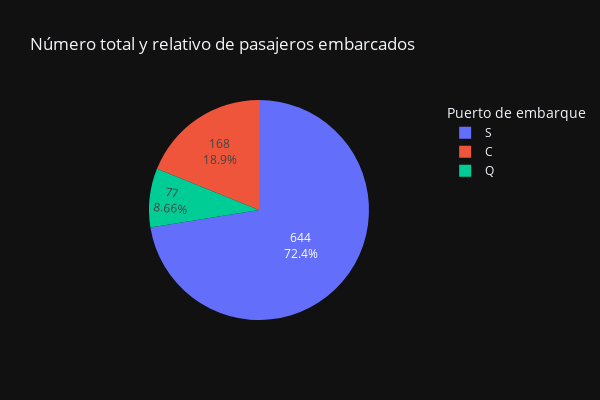

Notebook code for this chart:
### Markdown cell above
Número de pasajeros embarcados

### Code cell
fig1 = px.pie(df2, values = df2["Embarked"].value_counts().values, template = "plotly_dark", title = "Número total y relativo de pasajeros embarcados", width = 600, height = 400, names = df2["Embarked"].value_counts().index)
fig1.update_traces(textinfo = "value + percent")
fig1.update_legends(title = "Puerto de embarque" )

### Figure 1 — Plotly figure (JSON) as saved in the notebook; plotly's stock layout.template omitted (floating-point values rounded to 4 significant figures)
{"data": [{"domain": {"x": [0, 1], "y": [0, 1]}, "hovertemplate": "label=%{label}<br>value=%{value}<extra></extra>", "labels": ["S", "C", "Q"], "legendgroup": "", "name": "", "showlegend": true, "textinfo": "value+percent", "type": "pie", "values": [644, 168, 77]}], "layout": {"height": 400, "legend": {"title": {"text": "Puerto de embarque"}, "tracegroupgap": 0}, "title": {"text": "Número total y relativo de pasajeros embarcados"}, "width": 600}}
